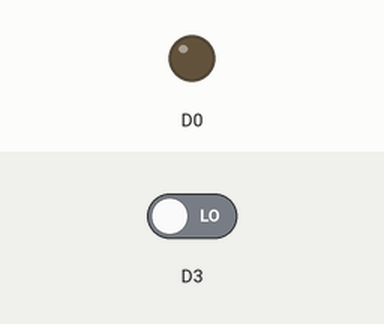
This sketch was run on a simulated ESP8266 (Wemos D1 mini). Shown: output pins drawn as LEDs (lit = HIGH). The test bench sets the inputs (shaded band); at power-on: D3 LOW.

Above: at 1.2 s.
1.3 s: D3 driven HIGH
At 1.7 s:
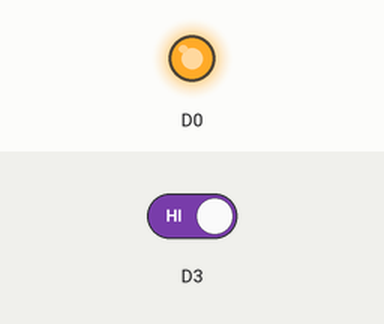
4.3 s: D3 driven LOW
At 5.7 s:
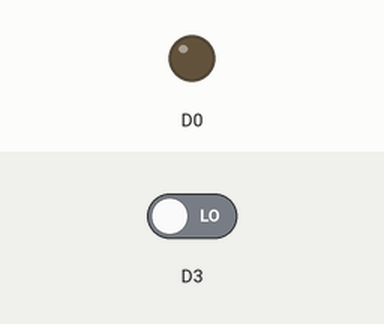
Timing chart, 0 to 7.3 s (numbered marks = the images above; inputs shaded):
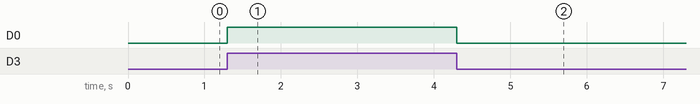

The sketch:

test_buzzer.ino
```cpp
//Wemos D1 R2
//Test Pushbutton
//accende un led con la pressione
//Corrispondenze GROVE>WEMOS D2>D0, D3>D1, D4>D2, D5>D3, D6>D4, D7>D5, D8>D6
void setup() {
  Serial.begin(9600);
  pinMode(D0,OUTPUT);
  pinMode(D3,INPUT);
}

void loop() {
  int pValue=digitalRead(D3);
  if(pValue==HIGH){
    digitalWrite(D0,HIGH);
    delay(500);
    digitalWrite(D0,LOW);
  }
}
```

Measured:
- after the input at 1.3 s, D0: LOW → HIGH at once
- after the input at 4.3 s, D0: HIGH → LOW at once
